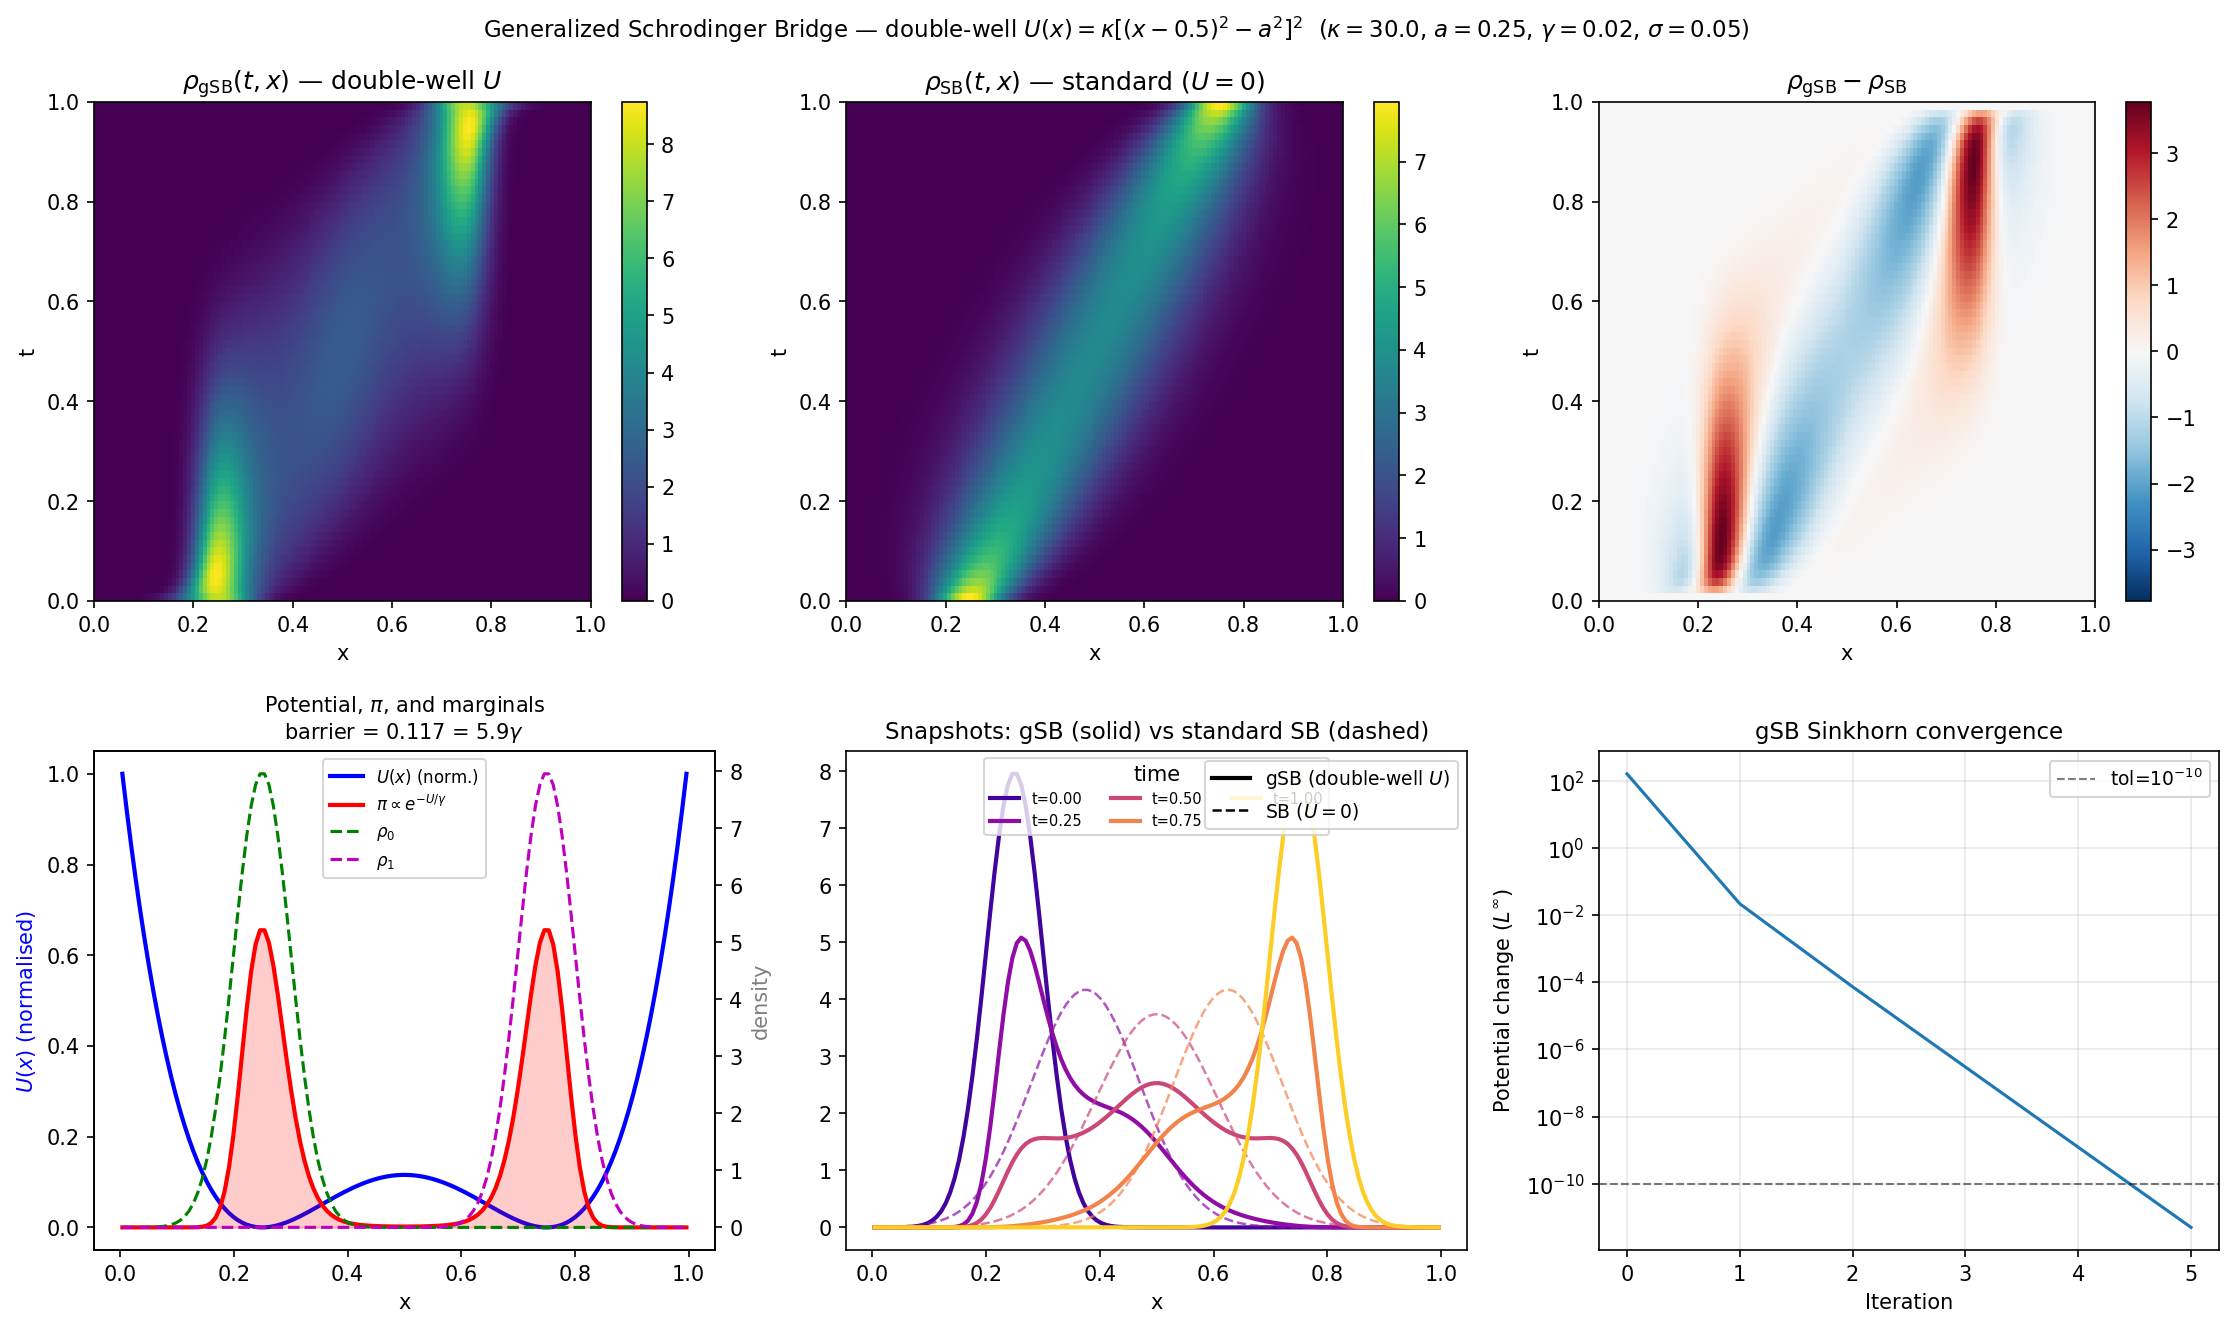

Generate this figure with Python:
#!/usr/bin/env python3
"""
Generalized Schrödinger Bridge (gSB) in 1D with external potential.

Implements Section 5 of schrodinger_bridge_hopf_cole.tex:

  Density factorization:
    rho(t,x) = eta_fw(t,x) * eta_bw(t,x) * exp(U(x)/gamma + 1)

  where eta_fw, eta_bw satisfy the Fokker-Planck PDE:
    partial_t eta = gamma * eta_xx + (eta * U_x)_x     (no-flux BCs)

  whose semigroup is  P_t^U  (replaces the plain heat semigroup when U=0).

  Generalized Sinkhorn updates:
    eta_fw0 <- rho0 / (P_1^U[eta_bw1] * exp(U/gamma+1))
    eta_bw1 <- rho1 / (P_1^U[eta_fw0] * exp(U/gamma+1))

Potential: double-well  U(x) = kappa * ((x-0.5)^2 - a^2)^2
  Minima at x = 0.5 ± a.  With a=0.25: wells at x=0.25 and x=0.75.
  Stationary measure  pi(x) ~ exp(-U/gamma)  is bimodal.

Physical picture: particles start in the left well (rho0 at x=0.25) and
end in the right well (rho1 at x=0.75), with a diffusive barrier at x=0.5.
The gSB gives the most likely stochastic path under this energy landscape,
which "hugs" the wells and crosses the barrier as a coherent lump.
"""

import numpy as np
from scipy.sparse import diags
from scipy.linalg import expm
from scipy.fft import dct, idct
import matplotlib
matplotlib.use('Agg')
import matplotlib.pyplot as plt
from matplotlib.lines import Line2D


# ── Potential ──────────────────────────────────────────────────────────────────

def double_well(x, kappa=30.0, a=0.25):
    """
    U(x) = kappa * ((x-0.5)^2 - a^2)^2.
    Minima at x = 0.5 ± a (value 0); barrier at x=0.5 (height kappa*a^4).
    """
    z  = (x - 0.5)**2 - a**2
    U  = kappa * z**2
    dU = 4.0 * kappa * (x - 0.5) * z       # d U / d x
    return U, dU


# ── FP matrix: Scharfetter-Gummel scheme, no-flux BCs ────────────────────────

def _bernoulli(z):
    """B(z) = z / (exp(z) - 1), numerically stable for all z."""
    with np.errstate(invalid='ignore', divide='ignore'):
        return np.where(np.abs(z) < 1e-10, 1.0, z / np.expm1(z))


def build_fp_matrix(dx, gamma, U):
    """
    Scharfetter-Gummel (exponential-fitting) discretization of the FP operator:
        L_U eta = gamma * eta_xx + (eta * U_x)_x,   no-flux BCs.

    Face flux:  F_{j+1/2} = (gamma/dx) * [B(-alpha_j)*eta_{j+1} - B(alpha_j)*eta_j]
    where  alpha_j = (U_{j+1} - U_j) / gamma  and  B(z) = z / (e^z - 1).

    Properties guaranteed by this scheme:
      - All off-diagonals > 0, diagonal < 0  (M-matrix => eigenvalues <= 0)
      - Column sums = 0  (exact mass conservation)
      - Discrete stationary state:  pi_j = C * exp(-U_j/gamma)  (L_U pi = 0 exactly)
      - Stable for all grid Péclet numbers  |dU*dx/gamma|
    """
    N     = len(U)
    g     = gamma / dx**2
    alpha = (U[1:] - U[:-1]) / gamma    # shape N-1, signed potential step per face

    bm = _bernoulli( alpha)    # B( alpha_j), length N-1
    bp = _bernoulli(-alpha)    # B(-alpha_j) = exp(alpha_j)*B(alpha_j), length N-1

    lo   = g * bm              # lower diag, length N-1  (all > 0)
    up   = g * bp              # upper diag, length N-1  (all > 0)

    diag = np.empty(N)
    diag[0]    = -g * bm[0]
    diag[1:-1] = -g * (bm[1:] + bp[:-1])
    diag[-1]   = -g * bp[-1]

    return diags([lo, diag, up], [-1, 0, 1], shape=(N, N), format='csr')


# ── Standard heat semigroup (U=0) via DCT-II ─────────────────────────────────

def heat_neumann(u, gamma, t, dx):
    """Apply exp(t * gamma * Delta_Neumann) to u via DCT-II."""
    if t == 0.0:
        return u.copy()
    N   = len(u)
    k   = np.arange(N, dtype=float)
    lam = 4.0 / dx**2 * np.sin(np.pi * k / (2.0 * N))**2
    return idct(dct(u, type=2, norm='ortho') * np.exp(-gamma * t * lam),
                type=2, norm='ortho')


# ── Sinkhorn: standard SB (U=0) ───────────────────────────────────────────────

def sinkhorn_standard(rho0, rho1, gamma, dx, max_iter=3000, tol=1e-10):
    """Log-domain Sinkhorn for the plain SB (no potential)."""
    log_rho0 = np.log(np.maximum(rho0, 1e-300))
    log_rho1 = np.log(np.maximum(rho1, 1e-300))

    def log_heat(w):
        c = float(w.max())
        return c + np.log(np.maximum(heat_neumann(np.exp(w - c), gamma, 1.0, dx), 1e-300))

    u, v = np.zeros_like(rho0), log_rho1.copy()
    lhv  = log_heat(v)

    for it in range(max_iter):
        u_new = log_rho0 - lhv
        lhu   = log_heat(u_new)
        v_new = log_rho1 - lhu
        lhv   = log_heat(v_new)
        err   = np.max(np.abs(u_new - u)) + np.max(np.abs(v_new - v))
        u, v  = u_new, v_new
        if err < tol:
            print(f"  Standard SB converged at iter {it+1},  Δpot={err:.2e}")
            break
    else:
        print(f"  Standard SB: did not converge ({max_iter} iters), Δpot={err:.2e}")

    return np.exp(u), np.exp(v)


# ── Sinkhorn: generalized SB ──────────────────────────────────────────────────

def sinkhorn_gsb(rho0, rho1, gamma, U, prop_full, dx,
                 max_iter=3000, tol=1e-10, log_every=200):
    """
    Generalized Hopf-Cole Sinkhorn (Algorithm 2 in the tex).

    prop_full : dense N×N matrix  expm(L_U)  (precomputed P_1^U).
    Returns   : eta_fw0, eta_bw1, convergence history.
    """
    log_rho0 = np.log(np.maximum(rho0, 1e-300))
    log_rho1 = np.log(np.maximum(rho1, 1e-300))
    log_eUg1 = U / gamma + 1.0              # log(exp(U/gamma+1))

    def log_fp(w):
        """log( P_1^U[ exp(w) ] ) with log-sum-exp shift for stability."""
        c = float(w.max())
        return c + np.log(np.maximum(prop_full @ np.exp(w - c), 1e-300))

    # Initialisation: eta_fw0=1, eta_bw1 = rho1/exp(U/gamma+1)
    u   = np.zeros_like(rho0)
    v   = log_rho1 - log_eUg1
    lhv = log_fp(v)
    history = []

    for it in range(max_iter):
        u_new = log_rho0 - lhv - log_eUg1
        lhu   = log_fp(u_new)
        v_new = log_rho1 - lhu - log_eUg1
        lhv   = log_fp(v_new)

        err = np.max(np.abs(u_new - u)) + np.max(np.abs(v_new - v))
        history.append(float(err))
        u, v = u_new, v_new

        if it % log_every == 0:
            r0 = np.exp(u + lhv + log_eUg1)
            r1 = np.exp(lhu + v + log_eUg1)
            e0 = np.max(np.abs(r0 - rho0))
            e1 = np.max(np.abs(r1 - rho1))
            print(f"  it={it:5d}  Δpot={err:.2e}  marg0={e0:.2e}  marg1={e1:.2e}")

        if err < tol:
            print(f"  gSB converged at iter {it+1},  Δpot={err:.2e}")
            break
    else:
        print(f"  gSB: did not converge ({max_iter} iters),  Δpot={err:.2e}")

    return np.exp(u), np.exp(v), history


# ── Trajectories ──────────────────────────────────────────────────────────────

def build_trajectory_gsb(eta_fw0, eta_bw1, gamma, U, prop_step, N_t=64):
    """
    rho(t_i, x) = P_{t_i}^U[eta_fw0] * P_{1-t_i}^U[eta_bw1] * exp(U/gamma+1)
    Uses prop_step = expm((1/N_t)*L_U) applied iteratively.
    """
    N    = len(eta_fw0)
    eUg1 = np.exp(U / gamma + 1.0)

    eta_fw      = np.zeros((N_t + 1, N))
    eta_bw      = np.zeros((N_t + 1, N))
    eta_fw[0]   = eta_fw0.copy()
    eta_bw[-1]  = eta_bw1.copy()
    for i in range(1, N_t + 1):
        eta_fw[i] = prop_step @ eta_fw[i - 1]
    for i in range(N_t - 1, -1, -1):
        eta_bw[i] = prop_step @ eta_bw[i + 1]

    rho    = eta_fw * eta_bw * eUg1[np.newaxis, :]
    t_vals = np.linspace(0.0, 1.0, N_t + 1)
    return rho, t_vals


def build_trajectory_std(phi0, hat_phi1, gamma, dx, N_t=64):
    """Standard SB trajectory (U=0)."""
    N      = len(phi0)
    t_vals = np.linspace(0.0, 1.0, N_t + 1)
    rho    = np.zeros((N_t + 1, N))
    for i, t in enumerate(t_vals):
        rho[i] = (heat_neumann(phi0,      gamma, t,       dx) *
                  heat_neumann(hat_phi1,  gamma, 1.0 - t, dx))
    return rho, t_vals


# ── Main ──────────────────────────────────────────────────────────────────────

if __name__ == "__main__":
    # ── Grid and parameters ───────────────────────────────────────────────────
    N      = 128
    dx     = 1.0 / N
    x      = (np.arange(N) + 0.5) * dx

    gamma  = 0.02    # diffusion coefficient (= eps/2 in tex sections 1–4)
    kappa  = 30.0    # double-well steepness
    a_well = 0.25    # half-separation of wells; minima at x=0.25 and x=0.75
    sigma  = 0.05    # marginal std dev
    N_t    = 64

    mu0, mu1 = 0.5 - a_well, 0.5 + a_well   # 0.25, 0.75

    # ── Marginals ─────────────────────────────────────────────────────────────
    rho0 = np.exp(-0.5 * (x - mu0)**2 / sigma**2)
    rho1 = np.exp(-0.5 * (x - mu1)**2 / sigma**2)
    rho0 /= rho0.sum() * dx
    rho1 /= rho1.sum() * dx

    # ── Potential ─────────────────────────────────────────────────────────────
    U, dU    = double_well(x, kappa=kappa, a=a_well)
    barrier  = kappa * a_well**4            # height of the central barrier
    pi_stat  = np.exp(-U / gamma)
    pi_stat /= pi_stat.sum() * dx

    print("=" * 60)
    print(f"Double-well potential: kappa={kappa}, a={a_well}")
    print(f"  Barrier height: {barrier:.4f}  =  {barrier/gamma:.1f} x gamma")
    print(f"  Stationary measure: bimodal, peaks at x=0.25 and x=0.75")
    print("=" * 60)

    # ── Build FP operator and precompute propagators ──────────────────────────
    # Pass U (not dU): SG scheme uses finite differences of U at cell centers
    L_U       = build_fp_matrix(dx, gamma, U)

    print("Building propagators (matrix exponentials)...")
    prop_full = expm(L_U.toarray())                     # P_1^U  (N×N)
    prop_step = expm((1.0 / N_t) * L_U.toarray())      # P_{dt}^U for trajectory

    # Sanity: discrete stationary state should satisfy L_U pi = 0 exactly
    pi_disc   = np.exp(-U / gamma)           # unnormalised, exact discrete stationary
    res_pi    = np.linalg.norm(L_U @ pi_disc)
    print(f"  ||L_U pi_disc|| = {res_pi:.2e}  (SG scheme: should be ~machine epsilon)")

    # Sanity: prop_full should preserve total mass (1^T prop_full = 1^T)
    rng      = np.random.default_rng(0)
    eta_test = np.abs(rng.standard_normal(N)) + 0.1
    mass_err = abs((prop_full @ eta_test).sum() - eta_test.sum()) / eta_test.sum()
    print(f"  Relative mass conservation of prop_full: {mass_err:.2e}")

    # ── gSB Sinkhorn ──────────────────────────────────────────────────────────
    print("\nRunning generalized SB Sinkhorn...")
    eta_fw0, eta_bw1, history_gsb = sinkhorn_gsb(
        rho0, rho1, gamma, U, prop_full, dx,
        max_iter=3000, tol=1e-10, log_every=200)

    # ── Standard SB (U=0) ────────────────────────────────────────────────────
    print("\nRunning standard SB Sinkhorn (U=0)...")
    phi0, hat_phi1 = sinkhorn_standard(rho0, rho1, gamma, dx)

    # ── Build trajectories ────────────────────────────────────────────────────
    print("\nBuilding trajectories...")
    rho_gsb, t_vals = build_trajectory_gsb(eta_fw0, eta_bw1, gamma, U, prop_step, N_t)
    rho_std, _      = build_trajectory_std(phi0, hat_phi1, gamma, dx, N_t)

    # ── Verification ──────────────────────────────────────────────────────────
    print("\n" + "=" * 60)
    print("  Verification report")
    print("=" * 60)

    eUg1 = np.exp(U / gamma + 1.0)
    r0   = eta_fw0 * (prop_full @ eta_bw1) * eUg1
    r1   = (prop_full @ eta_fw0) * eta_bw1 * eUg1
    e0   = np.max(np.abs(r0 - rho0))
    e1   = np.max(np.abs(r1 - rho1))
    print(f"  gSB marginal rho0 error (L∞): {e0:.2e}  {'OK' if e0 < 1e-6 else 'WARN'}")
    print(f"  gSB marginal rho1 error (L∞): {e1:.2e}  {'OK' if e1 < 1e-6 else 'WARN'}")

    masses_gsb = rho_gsb.sum(axis=1) * dx
    masses_std = rho_std.sum(axis=1) * dx
    print(f"  gSB mass deviation:  {masses_gsb.max() - masses_gsb.min():.2e}")
    print(f"  SB  mass deviation:  {masses_std.max() - masses_std.min():.2e}")
    print(f"  Min rho_gsb: {rho_gsb.min():.2e}  "
          f"({'OK' if rho_gsb.min() > -1e-12 else 'negative!'})")
    print("=" * 60)

    # ── Plots ─────────────────────────────────────────────────────────────────
    fig, axes = plt.subplots(2, 3, figsize=(15, 9))

    # 1. gSB heatmap
    ax = axes[0, 0]
    im = ax.imshow(rho_gsb, aspect='auto', origin='lower',
                   extent=[0, 1, 0, 1], cmap='viridis')
    plt.colorbar(im, ax=ax)
    ax.set_title(r'$\rho_\mathrm{gSB}(t,x)$ — double-well $U$', fontsize=12)
    ax.set_xlabel('x'); ax.set_ylabel('t')

    # 2. Standard SB heatmap
    ax = axes[0, 1]
    im = ax.imshow(rho_std, aspect='auto', origin='lower',
                   extent=[0, 1, 0, 1], cmap='viridis')
    plt.colorbar(im, ax=ax)
    ax.set_title(r'$\rho_\mathrm{SB}(t,x)$ — standard ($U=0$)', fontsize=12)
    ax.set_xlabel('x'); ax.set_ylabel('t')

    # 3. Difference
    ax = axes[0, 2]
    diff = rho_gsb - rho_std
    vm   = np.abs(diff).max()
    im   = ax.imshow(diff, aspect='auto', origin='lower',
                     extent=[0, 1, 0, 1], cmap='RdBu_r', vmin=-vm, vmax=vm)
    plt.colorbar(im, ax=ax)
    ax.set_title(r'$\rho_\mathrm{gSB} - \rho_\mathrm{SB}$', fontsize=12)
    ax.set_xlabel('x'); ax.set_ylabel('t')

    # 4. Potential + stationary measure + marginals
    ax   = axes[1, 0]
    ax2  = ax.twinx()
    ax.plot(x, U / U.max(), 'b-', lw=2, label=r'$U(x)$ (norm.)')
    ax2.fill_between(x, pi_stat, alpha=0.2, color='r')
    ax2.plot(x, pi_stat, 'r-',  lw=2, label=r'$\pi \propto e^{-U/\gamma}$')
    ax2.plot(x, rho0,    'g--', lw=1.5, label=r'$\rho_0$')
    ax2.plot(x, rho1,    'm--', lw=1.5, label=r'$\rho_1$')
    ax.set_xlabel('x')
    ax.set_ylabel('$U(x)$ (normalised)', color='b')
    ax2.set_ylabel('density', color='gray')
    ax.set_title(f'Potential, $\\pi$, and marginals\n'
                 f'barrier = {barrier:.3f} = {barrier/gamma:.1f}$\\gamma$', fontsize=10)
    lines1, labs1 = ax.get_legend_handles_labels()
    lines2, labs2 = ax2.get_legend_handles_labels()
    ax2.legend(lines1 + lines2, labs1 + labs2, fontsize=8, loc='upper center')

    # 5. Snapshots: gSB vs standard SB
    ax = axes[1, 1]
    snap_times = [0.0, 0.25, 0.5, 0.75, 1.0]
    colors     = plt.cm.plasma(np.linspace(0.1, 0.9, len(snap_times)))
    for t_snap, c in zip(snap_times, colors):
        idx = int(round(t_snap * N_t))
        ax.plot(x, rho_gsb[idx], color=c, lw=2.0, label=f't={t_snap:.2f}')
        ax.plot(x, rho_std[idx], color=c, lw=1.2, ls='--', alpha=0.7)
    leg1 = ax.legend(fontsize=7, loc='upper center', title='time', ncol=3)
    ax.add_artist(leg1)
    ax.legend(handles=[Line2D([0], [0], color='k', lw=2.0, label='gSB (double-well $U$)'),
                        Line2D([0], [0], color='k', lw=1.2, ls='--', label='SB ($U=0$)')],
              fontsize=9, loc='upper right')
    ax.set_title('Snapshots: gSB (solid) vs standard SB (dashed)', fontsize=11)
    ax.set_xlabel('x')

    # 6. Convergence history
    ax = axes[1, 2]
    ax.semilogy(history_gsb, lw=1.5)
    ax.axhline(1e-10, color='k', ls='--', lw=1, alpha=0.5, label='tol=$10^{-10}$')
    ax.set_title('gSB Sinkhorn convergence', fontsize=11)
    ax.set_xlabel('Iteration')
    ax.set_ylabel('Potential change ($L^\\infty$)')
    ax.legend(fontsize=9)
    ax.grid(True, alpha=0.3)

    plt.suptitle(
        rf'Generalized Schrodinger Bridge — double-well $U(x)=\kappa[(x-0.5)^2-a^2]^2$'
        rf'  ($\kappa={kappa}$, $a={a_well}$, $\gamma={gamma}$, $\sigma={sigma}$)',
        fontsize=11)
    plt.tight_layout()
    plt.savefig('gsb_double_well_1d.png', dpi=150, bbox_inches='tight')
    print('\nSaved gsb_double_well_1d.png')
